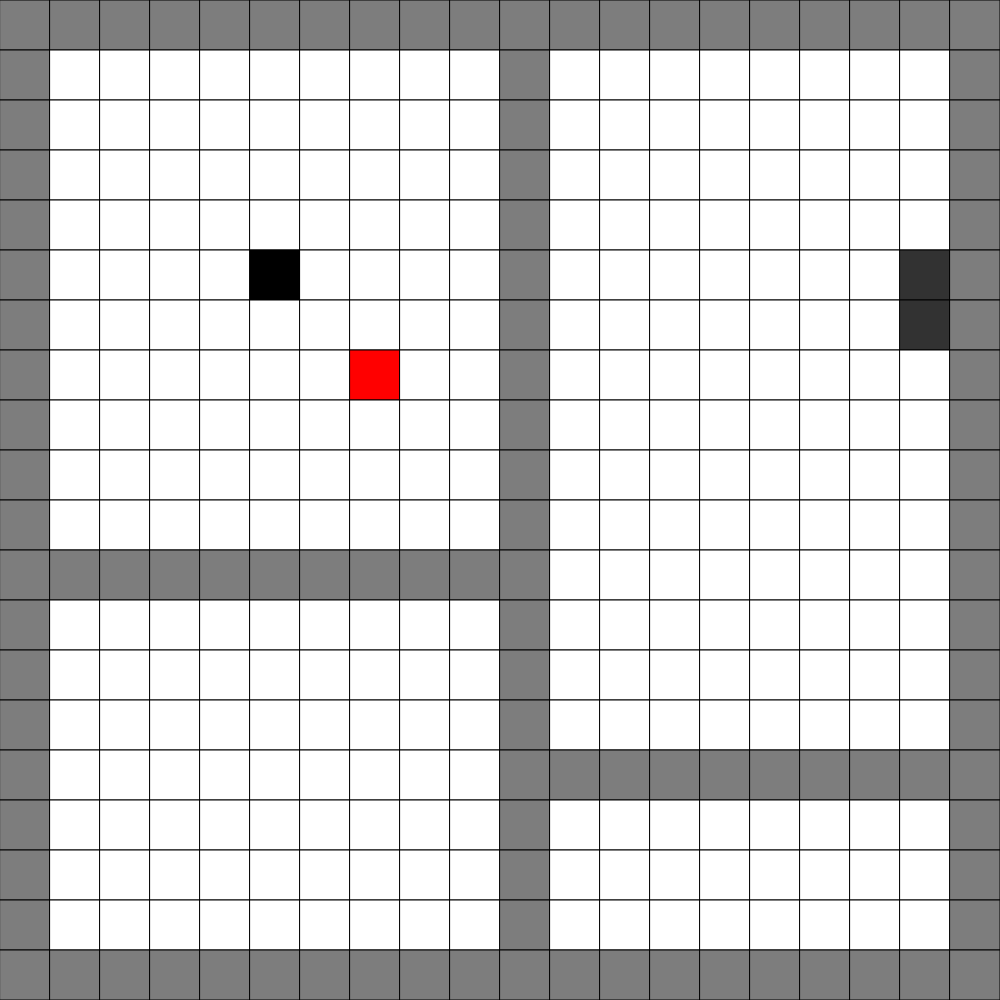
Frame 1 (no input)
Frame 60 (no input): identical to frame 1, image omitted
Frame 120 (the mouse pressed at the canvas centre since frame 60): identical to frame 1, image omitted

The p5.js sketch that drew this single still picture (run headless with seeded random() and noise() and a simulated clock; from frame 60 on, the mouse is pressed at the canvas centre):

// p5.js sketch
// ── sketch.js
// Portal
// Aiden Jorgensen
// Date
//
// Extra for Experts:
// - describe what you did to take this project "above and beyond"
//This is where i declare all of my global variables
let cols = 20;
let rows = 20;
let grid;
let chamber;
let playerX = 5;
let playerY = 5;
let orangeX=2;
let orangeY=2;
let blueX=2;
let blueY=2;
let cellSize;
let playerPos;
let portalColor = 0;
let pressed = false;

//Setup loop where i make the game not explode when it opens
function setup() {
  if (windowHeight > windowWidth){
    createCanvas(windowWidth, windowWidth);
    cellSize = height/cols;
    state = "chamber1"
  }
  else{
    createCanvas(windowHeight, windowHeight);
  }
  state = "chamber1"
  grid = createRoom();
  grid[playerX][playerY] = 1;
  portalColor = 1;
}
//calling my display function
function draw() {
  displayGrid(grid, rows, cols);
}
//displaying all the different parts of the grid
function displayGrid(grid, rows, cols) {
  let cellSize = width / cols;
  for (let y = 0; y < rows; y++) {
    for (let x = 0; x < cols; x++) {
      if (grid[y][x] === 0) {
        fill(255);
      }
      else if(grid[y][x] === "wall"){
        fill(125);
      }
      else if(grid[y][x] === "portalO"){
        fill(255,119,0);
      }
      else if(grid[y][x] === "portalB"){
        fill(0,177,255);
      }
      else if(grid[y][x] === "button"){
        fill(255,0,0);
      }
      else if(grid[y][x] === "door"){
        if (pressed === false){
          fill(50);
        }
        else if(pressed === true){
          fill(100);
        }
      }
      else {
        fill(0);
      }
      rect(x*cellSize, y*cellSize, cellSize, cellSize);
    }
  }
}
//this is checking when keys are pressed in each room to move or open buttons
function keyPressed(){
  if(key === "q"){
    portalColor = 1;
  }
  if(key === "e"){
    portalColor = 0;
  }
  if (key === 'e'){
    if(grid[playerY-1][playerX] === "button" || grid[playerY+1][playerX] === "button" || grid[playerY][playerX-1] === "button"|| grid[playerY][playerX+1] === "button"){
      if(pressed === false){
        if(state === "chamber1"){
          grid[11][6] = "wall";
          grid[17][10] = 0;
          grid[15][15] = "wall";
        }
        pressed = true;
      }
      else{
        if(state === "chamber1"){
          grid[11][6] = 0;
          grid[17][10] = "wall"
          grid[15][15] = 0;
        }
        pressed = false;
      }
    }
  }
  
  if(key === 'w'){
    if (grid[playerY-1][playerX] === "wall"||grid[playerY-1][playerX] === "button"){
    }
    else if(grid[playerY-1][playerX] === "door"){
      if (pressed === true){
        state = "chamber2"
        grid = createRoom();
        pressed = false;
      }
      else{
      }
    }
    else{
      if(grid[playerY-1][playerX] === grid[blueY][blueX]){
        grid[playerY][playerX] = 0;
        if(grid[orangeY][orangeX-1] === "wall"){
          playerY = orangeY;
          playerX = orangeX+1;
        }
        else if(grid[orangeY][orangeX+1] === "wall"){
          playerY = orangeY;
          playerX = orangeX-1;
        }
        else if(grid[orangeY-1][orangeX] === "wall"){
          playerY = orangeY+1;
          playerX = orangeX;
        }
        else if(grid[orangeY+1][orangeX] === "wall"){
          playerY = orangeY-1;
          playerX = orangeX;
        }
      }
      else if(grid[playerY-1][playerX] === grid[orangeY][orangeX]){
        grid[playerY][playerX] = 0;
        if(grid[blueY][blueX-1] === "wall"){
          playerY = blueY;
          playerX = blueX+1;
        }
        else if(grid[blueY][blueX+1] === "wall"){
          playerY = blueY;
          playerX = blueX-1;
        }
        else if(grid[blueY-1][blueX] === "wall"){
          playerY = blueY+1;
          playerX = blueX;
        }
        else if(grid[blueY+1][blueX] === "wall"){
          playerY = blueY-1;
          playerX = blueX;
        }
      }
      else{
        grid[playerY][playerX] = 0;
        playerY -= 1;
      }
    }
  }
  if (key === 's'){
    if (grid[playerY+1][playerX] === "wall"||grid[playerY+1][playerX] === "button"){
    }
    else if(grid[playerY+1][playerX] === "door"){
      if (pressed === true){
        state = "chamber2"
        grid = createRoom();
        pressed = false;
      }
      else{
      }
    }
    else{
      if(grid[playerY+1][playerX] === grid[blueY][blueX]){
        grid[playerY][playerX] = 0;
        if(grid[orangeY][orangeX-1] === "wall"){
          playerY = orangeY;
          playerX = orangeX+1;
        }
        else if(grid[orangeY][orangeX+1] === "wall"){
          playerY = orangeY;
          playerX = orangeX-1;
        }
        else if(grid[orangeY-1][orangeX] === "wall"){
          playerY = orangeY+1;
          playerX = orangeX;
        }
        else if(grid[orangeY+1][orangeX] === "wall"){
          playerY = orangeY-1;
          playerX = orangeX;
        }
      }
      else if(grid[playerY+1][playerX] === grid[orangeY][orangeX]){
        grid[playerY][playerX] = 0;
        if(grid[blueY][blueX-1] === "wall"){
          playerY = blueY;
          playerX = blueX+1;
        }
        else if(grid[blueY][blueX+1] === "wall"){
          playerY = blueY;
          playerX = blueX-1;
        }
        else if(grid[blueY-1][blueX] === "wall"){
          playerY = blueY+1;
          playerX = blueX;
        }
        else if(grid[blueY+1][blueX] === "wall"){
          playerY = blueY-1;
          playerX = blueX;
        }
      }
      else{
        grid[playerY][playerX] = 0;
        playerY += 1;
      }
    }
  }
  if(key === 'd'){
    if (grid[playerY][playerX+1] === "wall"||grid[playerY][playerX+1] === "button"){
    }
    else if(grid[playerY][playerX+1] === "door"){
      if (pressed === true){
        state = "chamber2"
        grid = createRoom();
        pressed = false;
      }
      else{
      }
    }
    else{
      if(grid[playerY][playerX+1] === grid[blueY][blueX]){
        grid[playerY][playerX] = 0;
        if(grid[orangeY][orangeX-1] === "wall"){
          playerY = orangeY;
          playerX = orangeX+1;
        }
        else if(grid[orangeY][orangeX+1] === "wall"){
          playerY = orangeY;
          playerX = orangeX-1;
        }
        else if(grid[orangeY-1][orangeX] === "wall"){
          playerY = orangeY+1;
          playerX = orangeX;
        }
        else if(grid[orangeY+1][orangeX] === "wall"){
          playerY = orangeY-1;
          playerX = orangeX;
        }
      }
      else if(grid[playerY][playerX+1] === grid[orangeY][orangeX]){
        grid[playerY][playerX] = 0;
        if(grid[blueY][blueX-1] === "wall"){
          playerY = blueY;
          playerX = blueX+1;
        }
        else if(grid[blueY][blueX+1] === "wall"){
          playerY = blueY;
          playerX = blueX-1;
        }
        else if(grid[blueY-1][blueX] === "wall"){
          playerY = blueY+1;
          playerX = blueX;
        }
        else if(grid[blueY+1][blueX] === "wall"){
          playerY = blueY-1;
          playerX = blueX;
        }
      }
      else{
        grid[playerY][playerX] = 0;
        playerX += 1;
      }
    }
  }
  if(key === 'a'){
    if (grid[playerY][playerX-1] === "wall"||grid[playerY][playerX-1] === "button"){
    }
    else if(grid[playerY][playerX-1] === "door"){
      if (pressed === true){
        state = "chamber2"
        grid = createRoom();
        pressed = false;
      }
      else{
      }
    }
    else{
      if(grid[playerY][playerX-1] === grid[blueY][blueX]){
        grid[playerY][playerX] = 0;
        if(grid[orangeY][orangeX+1] === "wall"){
          playerY = orangeY;
          playerX = orangeX-1;
        }
        if(grid[orangeY][orangeX-1] === "wall"){
          playerY = orangeY;
          playerX = orangeX-1;
        }
        else if(grid[orangeY-1][orangeX] === "wall"){
          playerY = orangeY+1;
          playerX = orangeX;
        }
        else if(grid[orangeY+1][orangeX] === "wall"){
          playerY = orangeY-1;
          playerX = orangeX;
        }
      }
      else if(grid[playerY][playerX-1] === grid[orangeY][orangeX]){
        grid[playerY][playerX] = 0;
        if(grid[blueY][blueX+1] === "wall"){
          playerY = blueY;
          playerX = blueX-1;
        }
        else if(grid[blueY][blueX-1] === "wall"){
          playerY = blueY;
          playerX = blueX+1;
        }
        else if(grid[blueY+1][blueX] === "wall"){
          playerY = blueY-1;
          playerX = blueX;
        }
        else if(grid[blueY-1][blueX] === "wall"){
          playerY = blueY+1;
          playerX = blueX;
        }
      }
      else{
        grid[playerY][playerX] = 0;
        playerX -= 1;
      }
    }
  }
  grid[playerY][playerX] = 1;

  //this is where portals are made
  if(key === "ArrowRight"){
    if (portalColor === 0){
      grid[blueY][blueX] = 0;
      blueX = playerX;
      blueY = playerY;
      while(grid[blueY][blueX+1] != "wall" && grid[blueY][blueX+1] != "door"){
        blueX += 1;
      }
      grid[blueY][blueX] = "portalB";
    }
    else{
      grid[orangeY][orangeX] = 0;
      orangeX = playerX;
      orangeY = playerY;
      while(grid[orangeY][orangeX+1] != "wall" && grid[blueY][blueX+1] != "door"){
        orangeX += 1;
      }
      grid[orangeY][orangeX] = "portalO";
    }
  }
  if(key === "ArrowLeft"){
    if (portalColor === 0){
      grid[blueY][blueX] = 0;
      blueX = playerX;
      blueY = playerY;
      while(grid[blueY][blueX-1] != "wall" && grid[blueY][blueX+1] != "door"){
        blueX -= 1;
      }
      grid[blueY][blueX] = "portalB";
    }
    else{
      grid[orangeY][orangeX] = 0;
      orangeX = playerX;
      orangeY = playerY;
      while(grid[orangeY][orangeX-1] != "wall" && grid[blueY][blueX+1] != "door"){
        orangeX -= 1;
      }
      grid[orangeY][orangeX] = "portalO";
    }
  }
  if(key === "ArrowUp"){
    if (portalColor === 0){
      grid[blueY][blueX] = 0;
      blueX = playerX;
      blueY = playerY;
      while(grid[blueY-1][blueX] != "wall" && grid[blueY][blueX+1] != "door"){
        blueY -= 1;
      }
      grid[blueY][blueX] = "portalB";
    }
    else{
      grid[orangeY][orangeX] = 0;
      orangeX = playerX;
      orangeY = playerY;
      while(grid[orangeY-1][orangeX] != "wall" && grid[blueY][blueX+1] != "door"){
        orangeY -= 1;
      }
      grid[orangeY][orangeX] = "portalO";
    }
  }
  if(key === "ArrowDown"){
    if (portalColor === 0){
      grid[blueY][blueX] = 0;
      blueX = playerX;
      blueY = playerY;
      while(grid[blueY+1][blueX] != "wall" && grid[blueY][blueX+1] != "door"){
        blueY += 1;
      }
      grid[blueY][blueX] = "portalB";
    }
    else{
      grid[orangeY][orangeX] = 0;
      orangeX = playerX;
      orangeY = playerY;
      while(grid[orangeY+1][orangeX] != "wall" && grid[blueY][blueX+1] != "door"){
        orangeY += 1;
      }
      grid[orangeY][orangeX] = "portalO";
    }
  }
}

//this is where i make each different room
function createRoom(){
  let room = [];
  if (state === "chamber1"){
    for (let x = 0; x < cols; x++){
      room.push([]);
      for(let y = 0; y < rows; y++){
        if (x === 0 || y === 0 || x === cols-1 || y === cols-1 || (y === 10)|| (x === 15 && y >= 10 || (x === 11 && y <= 10))){
          room[x].push("wall");
        }
        else if(x === 7 && y === 7){
          room[x].push("button");
        }
        else if(y === cols-2 && (x === 5 || x === 6)){
          room[x].push("door");
        }
        else{
          room[x].push(0);
        }
      }
    }
  }
  else if (state === "chamber2"){
    playerY = 5;
    playerX = 5;
    for (let x = 0; x < cols; x++){
      room.push([]);
      for(let y = 0; y < rows; y++){
        if (x === 0 || y === 0 || x === cols-1 || y === cols-1 || (x === 15 && y <= 15)){
          room[x].push("wall");
        }
        else if(x === 7 && y === 7){
          room[x].push("button");
        }
        else if(y === cols-2 && (x === 5 || x === 6)){
          room[x].push("door");
        }
        else{
          room[x].push(0);
        }
      }
    }
  }
  return room;
}
// ── menu.html
<!DOCTYPE html>
<html>
    <h1>
        CONFIDENTIAL
    </h1>
    <h2>
        Agreement
    </h2>
    This agreement is made by and between Aperture Science Innovators (or "Aperture Laboratories" in short), based at (REDACTED), and You (the player) (or "You (the player)" in short), based at [YOUR ADDRESS HERE]. With this agreement, You (the player) agrees to perform services for Aperture Laboratories for the project tentatively titled 'Aperture Experiments' on the following terms and conditions.
    <h2>Services and deadlines</h2>
    The services that You (the player) will perform for Aperture Science include:
    <h3>TERMS</h3>
    <ul>
        <li>
            Use W to move up
        </li>
        <li>
            Use A to move to the left
        </li>
        <li>
            Use S to move down
        </li>
        <li>
            Use D to move to the right.
        </li>
        <li>
            Use the arrow keys to place portals.
        </li>
        <li>
            Use the arrow keys to place portals.
        </li>
        <li>
            Use Q to switch to the orange portal.
        </li>
        <li>
            Use E to switch to the blue portal.
        </li>
        <li>
            Use F to press buttons.
        </li>
        <li>
            Use the left Shift key to put down boxes.
        </li>
        <li>
            Use the space bar to pick up boxes.
        </li>
        <li>
            Complete all reserch tasks given by your superiors.
        </li>
        <li>
            WAVE APERTURE SCIENCE OF ALL LIABILITY IN CASE OF INJURY AND/OR DEATH.
        </li>
    </ul>
    Aperture Laboratories needs to approve the work resulting from You (the player)'s services before it is considered complete. Aperture Laboratories will therefore try to continuously and clearly communicate what makes the work complete and will try to approve or disapprove the work resulting from the services as soon as possible. You (the player) is aware that minor adjustments and fixes to the work are also part of the services.

    The deadline for You (the player) to complete the services is Decebuary 1st 4050. Together, Aperture Laboratories and You (the player) can agree to set a new deadline or redefine the services to be performed for the existing deadline. When You (the player) becomes aware that You (the player) is unable to complete the services on the deadline, You (the player) will immediately notify Aperture Laboratories. If You (the player) is unable to complete the services on the deadline and Aperture Laboratories and You (the player) cannot agree on a new deadline, Aperture Laboratories can decide to no longer use You (the player)’s services.

    If Aperture Laboratories does not pay on time, You (the player) can delay deadlines with as many days as Aperture Laboratories delays the owed payment. If Aperture Laboratories wants You (the player) to perform services that are not listed above, Aperture Laboratories and You (the player) can agree to add services to this agreement or sign a new agreement.
    <h2>Compensation</h2>
    After Aperture Laboratories has approved the work delivered by You (the player), Aperture Laboratories agrees to pay You (the player) $000,000,000CAD on Decebuary 1st 4050.

All amounts in this agreement are excluding VAT (value added tax). You (the player) will send invoices to receive payment(s) from Aperture Laboratories, after which Aperture Laboratories will make payment In Cash within 30 days of receiving an invoice. You (the player) will be responsible for all expenses made while performing the services under this agreement. Because You (the player) is not an employee of Aperture Laboratories, You (the player) is not entitled to worker's compensation, retirement, insurance or other benefits afforded to employees of Aperture Laboratories.
<h2>
    Rights to the work
</h2>
You (the player) fully transfers all rights to the work resulting from the services to Aperture Laboratories, including art, images, designs, audio, videos, code, typography, and text as well as all test results and findindings throughout your time in the lab. If the law applicable to this agreement does not allow for the transfer of rights to the work, then You (the player) gives Aperture Laboratories the exclusive worldwide right to use the work, not limited in time and for every distribution platform. Without permission from You (the player) and without paying additional compensation to You (the player), Aperture Laboratories can distribute the work, make changes to the work, base other works on it, give and transfer rights to others, all as part of Aperture Science or as part of something else.

You (the player) will make sure that Aperture Laboratories can make full use of the work, which means that You (the player) will only deliver work that You (the player) made, or work from others if it comes with a license that allows the work to be included in Aperture Science. If You (the player) delivers work to Aperture Laboratories that is claimed to infringe the rights of others, then You (the player) will defend Aperture Laboratories against these claims, and You (the player) is responsible for all damages Aperture Laboratories may suffer.

Aperture Laboratories agrees to credit You (the player) in- and outside of Aperture Science following the industry standard. You (the player) can showcase the work resulting from the services for You (the player)'s portfolio, but if Aperture Science is still unreleased, You (the player) needs written permission from Aperture Laboratories.
<h2>Confidential information</h2>
You (the player) agrees not to disclose or use any confidential information of Aperture Laboratories or Aperture Science without Aperture Laboratories's written permission, both during and after the term of this agreement. Confidential information is defined as information that Aperture Laboratories has not made public.

<h2>In case of a disagreement</h2>
Both Aperture Laboratories and You (the player) cannot end the agreement without a good reason. In case of a disagreement, Aperture Laboratories and You (the player) will do their best to respectfully resolve the disagreement. If Aperture Laboratories and You (the player) cannot find a solution for their disagreement, and Aperture Laboratories or You (the player) wants to end the agreement, they need to give a seven day deadline to get to a solution.

If Aperture Laboratories and You (the player) did their best to resolve the disagreement during these seven days but could not come to a solution, this agreement can be ended, and any rights that Aperture Laboratories already paid for before the disagreement stay with Aperture Laboratories. Aperture Laboratories and You (the player) can come to an additional agreement about rights that Aperture Laboratories has not yet paid for.

In case of a lasting conflict and Aperture Laboratories and You (the player) want to use arbitration or go to court, they can only do that in (REDACTED),(REDACTED) using the laws of (REDACTED),(REDACTED).
<h2>Signatures</h2>
Aperture Laboratories and You (the player) have both signed every page of this agreement, and each have their own copy of the signed agreement for future reference. This agreement starts on the latest date that Aperture Laboratories or You (the player) signs.
<h1>SIGN HERE</h1>
X_________________________________________

<a href="index.html">
    <img src="assets/apertureSamp.png" alt="leStamp">
</a>

</html>
